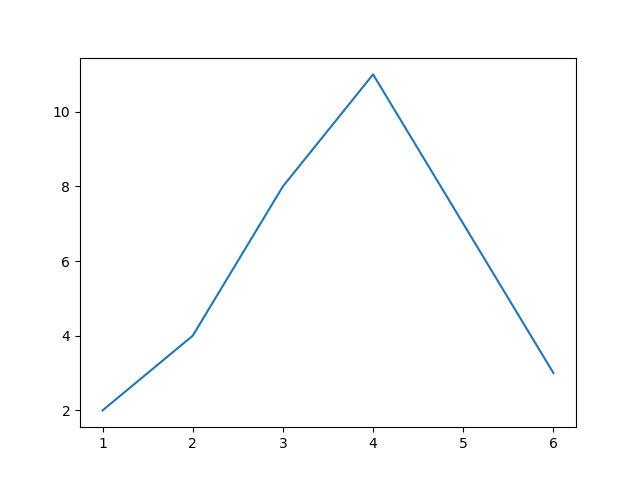

Here is the Python script that generated this plot:
#!/usr/bin/python3

import numpy as np
import matplotlib.pyplot as plt

def input_data(k):
    data = [[0, 0] for i in range(k)]

    dis = "Time taken by J{} for M{}: "
    for i in range(k):
        for j in range(2):
            data[i][j] = float(input(dis.format(i+1,j+1)))
        print("")

    return np.array(data)

def johnson(k, data):
    lt = [0 for i in range(k)]
    h = 0
    t = k-1

    sdata = data
    for i in range(k):
        ind = np.where(sdata == np.min(sdata))
        if ind[1][0] == 0:
            lt[h] = np.min(sdata)
            h = h + 1
        else:
            lt[t] = np.min(sdata)
            t = t - 1
        sdata = list(sdata)
        tr = sdata.pop(ind[0][0])
        sdata = np.array(sdata)

    return lt

k = int(input("Enter the value of k: "))
data = input_data(k)
final = johnson(k, data)

plt.show(plt.plot(np.arange(k)+1, final))
